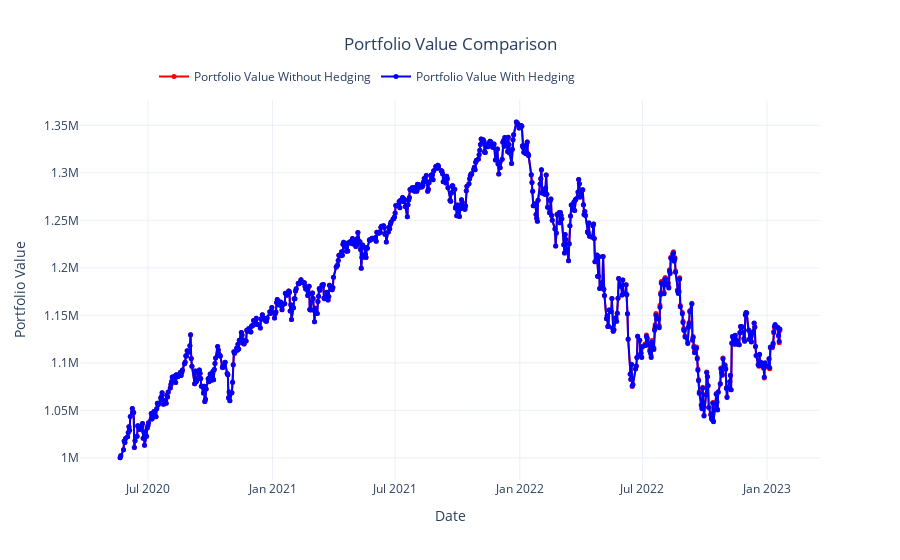

The cell this chart's notebook holds for it:
### Code cell
import plotly.graph_objects as go

y1 = correlation['portfolio value without hedging']
y2 = correlation['portfolio value with hedging']
x = correlation.index

fig = go.Figure()

fig.add_trace(go.Scatter(
    x=x,
    y=y1,
    mode='lines+markers',
    name='Portfolio Value Without Hedging',
    line=dict(color='red', width=2),
    marker=dict(size=5)
))

fig.add_trace(go.Scatter(
    x=x,
    y=y2,
    mode='lines+markers',
    name='Portfolio Value With Hedging',
    line=dict(color='blue', width=2),
    marker=dict(size=5)
))

fig.update_layout(
    title='Portfolio Value Comparison',
    title_x=0.5,
    xaxis_title='Date',
    yaxis_title='Portfolio Value',
    legend=dict(x=0.1, y=1.1, orientation='h'),
    hovermode='x',
    template='plotly_white'
)

fig.show()

### Figure 1 — Plotly figure (JSON) as saved in the notebook; plotly's stock layout.template omitted (floating-point values rounded to 4 significant figures; data arrays with more than 128 entries replaced by an {"elided": "..."} marker saying what was removed)
{"data": [{"line": {"color": "red", "width": 2}, "marker": {"size": 5}, "mode": "lines+markers", "name": "Portfolio Value Without Hedging", "type": "scatter", "x": {"elided": "672 str values"}, "y": {"elided": "672 float values"}}, {"line": {"color": "blue", "width": 2}, "marker": {"size": 5}, "mode": "lines+markers", "name": "Portfolio Value With Hedging", "type": "scatter", "x": {"elided": "672 str values"}, "y": {"elided": "672 float values"}}], "layout": {"hovermode": "x", "legend": {"orientation": "h", "x": 0.1, "y": 1.1}, "title": {"text": "Portfolio Value Comparison", "x": 0.5}, "xaxis": {"title": {"text": "Date"}}, "yaxis": {"title": {"text": "Portfolio Value"}}}}
